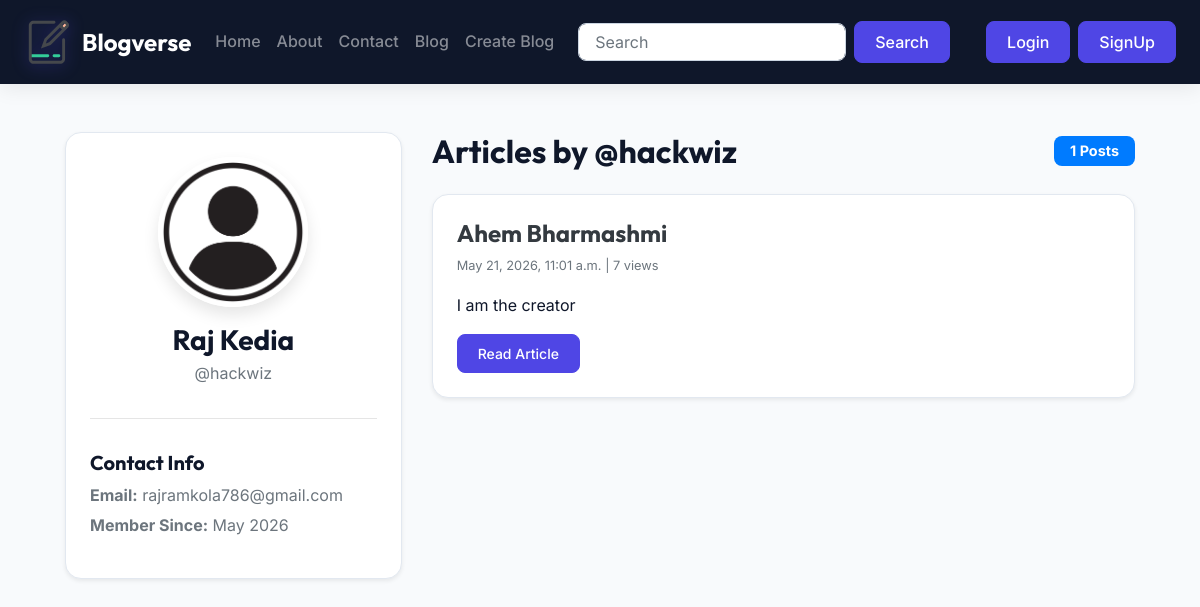
Screenshot of /blog/viewprofile/?username=hackwiz with the database file from the repository.
### blog/models.py (models this page shows, shortened)
class Post(models.Model):
    sno = models.AutoField(primary_key=True)
    title = models.CharField(max_length=255)
    author = models.CharField(max_length=255)
    slug = models.CharField(max_length=130, default='title')
    views = models.IntegerField(default=0)
    timeStamp = models.DateTimeField(blank=True, auto_now_add=True)
    file = models.FileField(upload_to='uploads/', null=True, blank=True)
    content = models.TextField()

### blog/views.py (the view)
# urls.py: path("viewprofile/", views.viewprofile, name="viewprofile"),
def viewprofile(request):
    username = request.GET.get('username')
    if username:
        profile_user = User.objects.filter(username=username).first()
    else:
        profile_user = request.user if request.user.is_authenticated else None
    if not profile_user:
        messages.error(request, "User not found.")
        return redirect('home')
    user_posts = Post.objects.filter(author=profile_user.username)
    context = {
        'profile_user': profile_user,
        'user_posts': user_posts
    }
    return render(request, "blog/viewprofile.html", context)

### templates/blog/viewprofile.html (shortened to what this page needs)
{% extends 'base.html' %}
{% block body %}
<div class="container my-5">
    <div class="row">
        <div class="col-md-4 mb-4">
            <div class="card profile-card p-4 text-center shadow-sm">
                <img src="/static/img/user.webp" alt="Profile Picture" class="rounded-circle img-fluid mx-auto mb-3" style="width: 150px; height: 150px; object-fit: cover;">
                <h2 class="h3 font-weight-bold mb-1">{{ profile_user.first_name }} {{ profile_user.last_name }}</h2>
                <p class="text-muted">@{{ profile_user.username }}</p>
                <hr>
                <div class="text-left mt-3">
                    <h5 class="font-weight-bold">Contact Info</h5>
                    <p class="mb-1 text-muted"><strong>Email:</strong> {{ profile_user.email }}</p>
                    <p class="text-muted"><strong>Member Since:</strong> {{ profile_user.date_joined|date:"F Y" }}</p>
                </div>
            </div>
        </div>
        <div class="col-md-8">
            <div class="d-flex justify-content-between align-items-center mb-4">
                <h2 class="font-weight-bold mb-0">Articles by @{{ profile_user.username }}</h2>
                <span class="badge badge-primary px-3 py-2" style="font-size: 0.9rem; border-radius: 8px;">{{ user_posts.count }} Posts</span>
            </div>
            {% if user_posts %}
                {% for post in user_posts %}
                <div class="card mb-4 shadow-sm">
                    <div class="card-body p-4">
                        <h4 class="card-title mb-2">
                            <a href="{% url 'blogPost' slug=post.slug %}" class="text-dark">{{ post.title }}</a>
                        </h4>
                        <p class="text-muted small mb-3">{{ post.timeStamp }} | {{ post.views }} views</p>
                        <p class="card-text text-secondary">{{ post.content|safe|truncatechars:200 }}</p>
                        <div class="mt-3">
                            <a href="{% url 'blogPost' slug=post.slug %}" class="btn btn-primary btn-sm">Read Article</a>
                        </div>
                    </div>
                </div>
                {% endfor %}
            {% else %}
                <div class="card p-5 text-center text-muted">
                    <p class="lead mb-0">This user hasn't published any articles yet.</p>
                </div>
            {% endif %}
        </div>
    </div>
</div>
{% endblock %}

### static/css/style.css (style rules this page uses)
:root { --primary-color: #4f46e5; --primary-hover: #4338ca; --secondary-color: #06b6d4; --background-color: #f8fafc; --card-bg: #ffffff; --text-main: #0f172a; --text-muted: #64748b; --nav-bg: #0f172a; --footer-bg: #0f172a; --accent-glow: rgba(79, 70, 229, 0.15); }
body { font-family: 'Inter', sans-serif; background-color: var(--background-color); color: var(--text-main); line-height: 1.6; }
h1, h2, h3, h4, h5, h6 { font-family: 'Outfit', sans-serif; font-weight: 700; color: var(--text-main); }
.btn { border-radius: 8px; font-weight: 500; padding: 0.5rem 1.25rem; transition: all 0.2s ease; }
.btn-primary { background-color: var(--primary-color); border-color: var(--primary-color); }
.card { background: var(--card-bg); border: 1px solid #e2e8f0; border-radius: 16px; box-shadow: 0 4px 6px -1px rgba(0, 0, 0, 0.05), 0 2px 4px -1px rgba(0, 0, 0, 0.03); transition: all 0.3s cubic-bezier(0.4, 0, 0.2, 1); overflow: hidden; }
.card-title { font-weight: 700; color: var(--text-main); }
.profile-card img { box-shadow: 0 8px 16px rgba(0, 0, 0, 0.1); border: 4px solid #ffffff; transition: transform 0.2s ease; }
.container { max-width: 1100px; }

### rows the page displays
Post: title "Ahem Bharmashmi", timeStamp "May 21, 2026, 11:01 a.m.", views "7", content "I am the creator"

### other values shown
{{ profile_user.first_name }} "Raj"
{{ profile_user.last_name }} "Kedia"
{{ profile_user.username }} "hackwiz"
{{ profile_user.email }} "rajramkola786@gmail.com"
{{ profile_user.date_joined|date:"F Y" }} "May 2026"
{{ user_posts.count }} "1"
